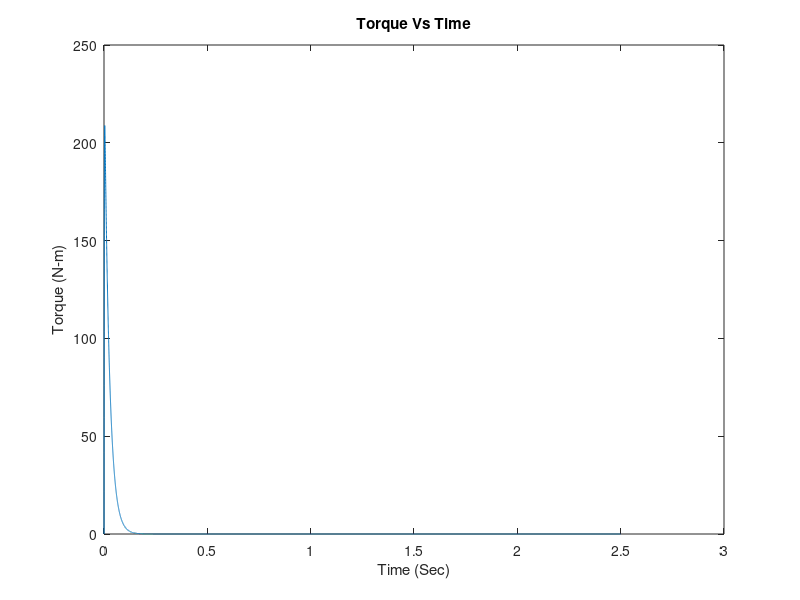
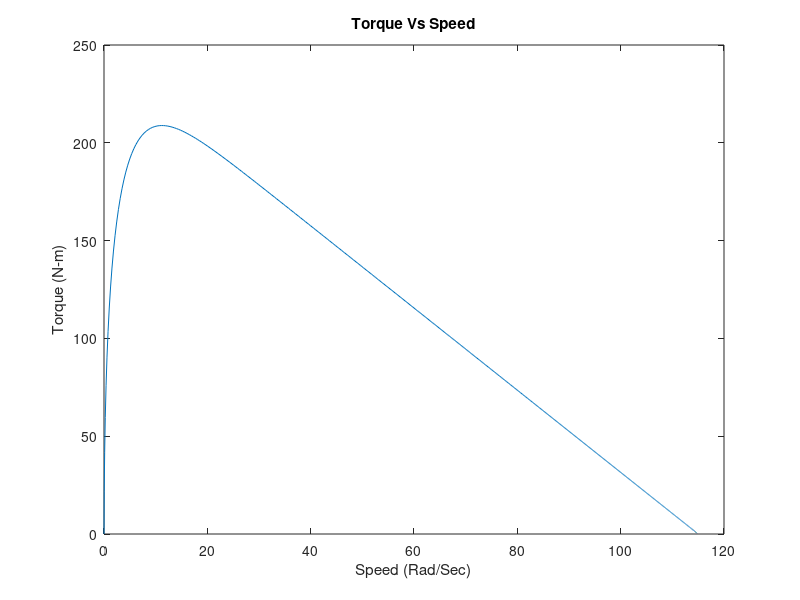
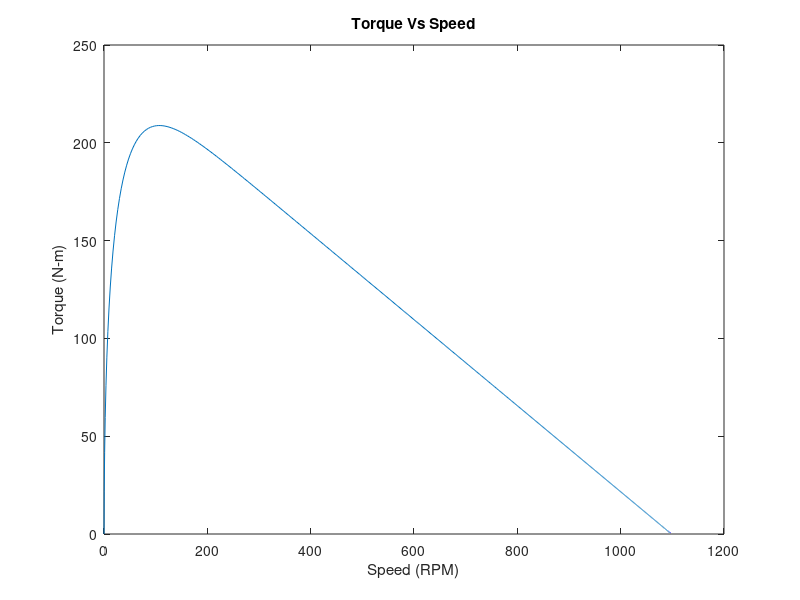
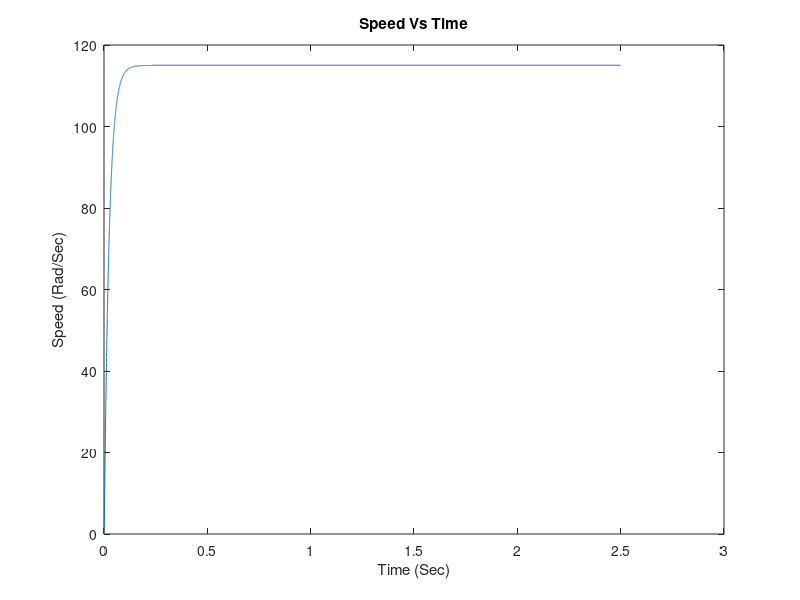

The MATLAB script that drew these images, in order:
clc;
clear all;
%% Variable declaration
Va=230;
Vf=230;
P=4;
Ra=2;
La=0.002;
Rf=115;
Md=0.5;
J=0.05;
wr=0;
Ia=0;
delIa=0;
If=Vf/Rf;
%% Initial Conditions
 t(1)=0;
 wr(1)=0;
 T(1)=0;
 Ia(1)=0;
 h=0.0001; %Step size 1msec, (1sec/0.1msec= 10000 iterations)
%% Iterations
for x=1:1:25000
%RK 4th order weight calculation
K1(x)=(h*(Va-(Ra*Ia(x))-(wr(x)*Md*If))/La);
K2(x)=(h*(Va-(Ra*(Ia(x)+(K1(x)/2)))-(wr(x)*Md*If))/La);
K3(x)=(h*(Va-(Ra*(Ia(x)+(K2(x)/2)))-(wr(x)*Md*If))/La);
K4(x)=(h*(Va-(Ra*(Ia(x)+(K3(x))))-(wr(x)*Md*If))/La);
   
% Updating currents
delIa(x)=(1/6)*(K1(x)+(2*K2(x))+(2*K3(x))+K4(x));
Ia(x+1)=Ia(x)+delIa(x);
    
%Torque Calculation
T(x+1)=0.5*P*Md*If*Ia(x);

% Speed Calculation
wr(x+1)=wr(x)+((P/2)*(T(x+1)/J)*h);

%time update
t(x+1)=t(x)+h;

end
%Mechanical speed in rpm
wrm=wr*(2/P);
Nrm=(wrm*60)/(2*pi);
figure(1);
plot(t,T)
title('Torque Vs Time');
xlabel('Time (Sec)');
ylabel('Torque (N-m)');
figure(2);
plot(wrm,T)
title('Torque Vs Speed');
xlabel('Speed (Rad/Sec)');
ylabel('Torque (N-m)');
figure(3);
plot(Nrm,T)
title('Torque Vs Speed');
xlabel('Speed (RPM)');
ylabel('Torque (N-m)');
figure(4);
plot (t,wrm);
title('Speed Vs Time');
xlabel('Time (Sec)');
ylabel('Speed (Rad/Sec)');
figure(5);
plot (t,Nrm);
title('Speed Vs Time');
xlabel('Time (Sec)');
ylabel('Speed (RPM)');